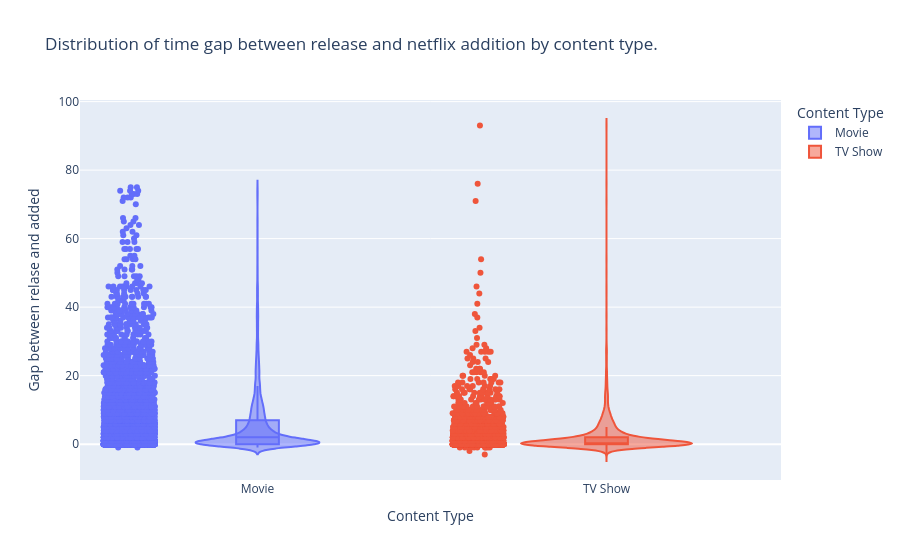

Source (notebook cell):
### Code cell
#What is the time gap between a title’s release year and the year it was added to Netflix?

import plotly.express as px

fig = px.violin(
    file,
    x ='type',
    y = 'gap',
    box = True,
    points = 'all',
    color = 'type',
    labels = {
        'gap' :'Gap between relase and added',
        'type' : 'Content Type'
    },
    title = "Distribution of time gap between release and netflix addition by content type."
)
fig.show()

### Figure 1 — Plotly figure (JSON) as saved in the notebook; plotly's stock layout.template omitted (floating-point values rounded to 4 significant figures; data arrays with more than 128 entries replaced by an {"elided": "..."} marker saying what was removed)
{"data": [{"alignmentgroup": "True", "box": {"visible": true}, "hovertemplate": "Content Type=%{x}<br>Gap between relase and added=%{y}<extra></extra>", "legendgroup": "Movie", "marker": {"color": "#636efa"}, "name": "Movie", "offsetgroup": "Movie", "orientation": "v", "points": "all", "scalegroup": "True", "showlegend": true, "type": "violin", "x": {"elided": "6131 str values"}, "x0": " ", "xaxis": "x", "y": {"elided": "6131 int values"}, "y0": " ", "yaxis": "y"}, {"alignmentgroup": "True", "box": {"visible": true}, "hovertemplate": "Content Type=%{x}<br>Gap between relase and added=%{y}<extra></extra>", "legendgroup": "TV Show", "marker": {"color": "#EF553B"}, "name": "TV Show", "offsetgroup": "TV Show", "orientation": "v", "points": "all", "scalegroup": "True", "showlegend": true, "type": "violin", "x": {"elided": "2666 str values"}, "x0": " ", "xaxis": "x", "y": {"elided": "2666 int values"}, "y0": " ", "yaxis": "y"}], "layout": {"legend": {"title": {"text": "Content Type"}, "tracegroupgap": 0}, "title": {"text": "Distribution of time gap between release and netflix addition by content type."}, "violinmode": "overlay", "xaxis": {"anchor": "y", "categoryarray": ["Movie", "TV Show"], "categoryorder": "array", "domain": [0, 1], "title": {"text": "Content Type"}}, "yaxis": {"anchor": "x", "domain": [0, 1], "title": {"text": "Gap between relase and added"}}}}
